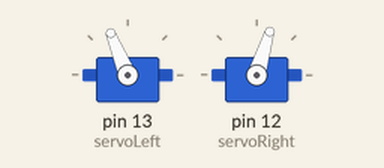
The sketch below on a simulated Arduino Uno, built with avr-gcc and run on an emulated ATmega328P. Parts: 2 × servo.

Above: at 0.05 s.
At 3.8 s:
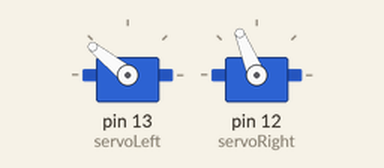
At 7.55 s:
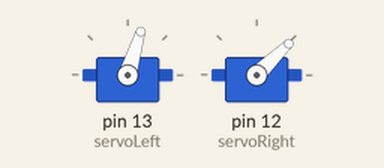
At 14.1 s:
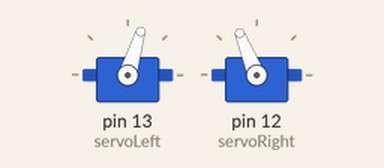
Timing chart, 0 to 18.3 s (numbered marks = the images above):
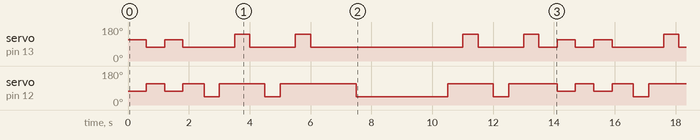

Measured:
- by itself, servo on pin 13 (servoLeft): repeats every 14.1 s: 112° 0.60 s, 73° 1.7 s, 141° 0.50 s, 73° 1.5 s, 141° 0.50 s, 73° 5.0 s, 141° 0.50 s, 73° 1.5 s, 141° 0.50 s, 73° 0.60 s, 112° 0.60 s, 73° 0.60 s
- by itself, servo on pin 12 (servoRight): repeats every 14.1 s: 73° 0.60 s, 112° 0.70 s, 44° 0.50 s, 112° 1.5 s, 44° 0.50 s, 112° 2.5 s, 44° 3.0 s, 112° 1.5 s, 44° 0.50 s, 112° 1.6 s, 73° 0.60 s, 112° 0.60 s

The sketch:

danceShow.ino
```cpp
#include <Servo.h>

//int piezoPin=9;
Servo servoLeft;
Servo servoRight;
int length = 2;

void setup() {
  // put your setup code here, to run once:
servoLeft.attach(13);
servoRight.attach(12);
servoLeft.writeMicroseconds(1500);
servoRight.writeMicroseconds(1500);
//pinMode(piezoPin, OUTPUT);
}

void loop() {
//  tone(piezoPin, 659);
//  delay(500);
//  tone(piezoPin, 587);
//  delay(500);
//  tone(piezoPin, 587);
//  delay(500);
//  tone(piezoPin, 523);
//  delay(500);
//  tone(piezoPin, 659);
//  delay(800);
//  tone(piezoPin, 440);
//  delay(800);
danceNow();
delay(100);
inBetween();
delay(1000);
fullCircle();
delay(2500);
inBetween();
delay(100);

}


void goForward() {
  servoLeft.writeMicroseconds(1700);
  servoRight.writeMicroseconds(1300);
}

void goBackwards(){
  servoLeft.writeMicroseconds(1300);
  servoRight.writeMicroseconds(1700);
}

void turnLeft(){
  servoRight.writeMicroseconds(1000);
}

void turnRight(){
  servoLeft.writeMicroseconds(2000);
}

void danceNow(){
  goForward();
  delay(600);
  goBackwards();
  delay(600);
  goForward();
  delay(600);
  goBackwards();
  delay(600);
}

void inBetween(){
  for(int i = 0; i < length; i++){
    turnLeft();
    delay(500);
    goBackwards();
    delay(500);
    turnRight();
    delay(500);
    goBackwards();
    delay(500);
  }
}

void fullCircle(){
  for (int i=0; i < 100; i++){
    turnLeft();
  }
}
```
